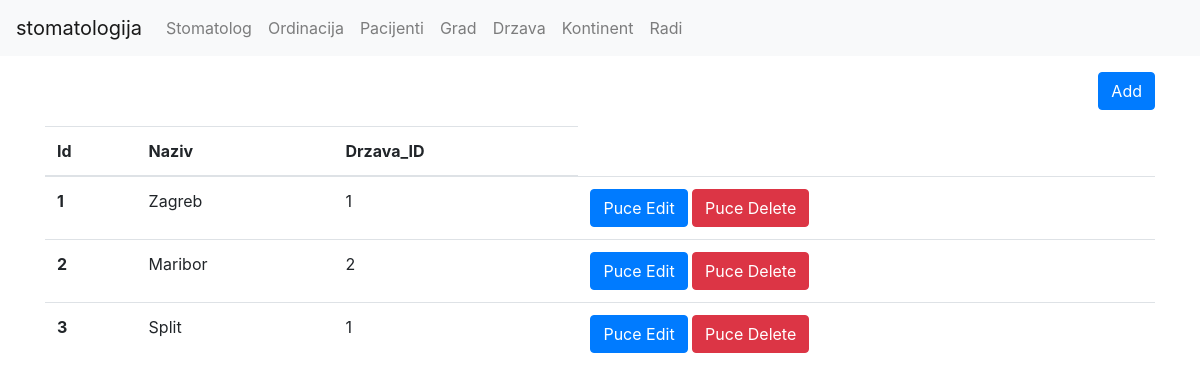
Page /grad/index.php (signed in) on the committed database.
### tables this page shows
CREATE TABLE `drzava` (
  `id` int(11) NOT NULL,
  `country_name` varchar(50) NOT NULL,
  `continent_id` int(11) NOT NULL
);

CREATE TABLE `grad` (
  `id` int(11) NOT NULL,
  `city_name` varchar(255) NOT NULL,
  `country_id` int(11) NOT NULL
);

### grad/index.php (the view, shortened to what this page needs)
<?php
require('../util/db.php');
require('../frontend/header.php');
require('../frontend/footer.php');
$stmt = $db->query('SELECT * FROM drzava INNER JOIN grad ON grad.country_id = drzava.id');
$rows = $stmt->fetchAll();
echo $header;
?>
<div class="container">
	<a href="/stomatologija/grad/form.php" class="btn btn-primary mt-3 mb-3 float-right">Add</a>
	<table class="table">
	  <thead>
		<tr>
		  <th scope="col">Id</th>
		  <th scope="col">Naziv</th>
      	<th scope="col">Drzava_ID</th>
		</tr>
	  </thead>
	  <tbody>
		<?php foreach($rows as $row) { ?>
		<tr>
		  <th scope="row"><?php echo $row['id']; ?></th>
		  <td><?php echo $row['city_name']; ?></td>
		  <td><?php echo $row['country_id']; ?></td>
		  <td>
		  <a class="btn btn-primary" href="/stomatologija/grad/form.php?id=<?php echo $row['id']; ?>">Puce Edit</a>
		  <a class="btn btn-danger" href="/stomatologija/grad/delete.php?id=<?php echo $row['id']; ?>">Puce Delete</a>
		  </td>
		</tr>
		<?php } ?>
	  </tbody>
	</table>
</div>
<?php
echo $footer;
?>

### rows in the picture
drzava: grad.id "1", grad.city_name "Zagreb", grad.country_id "1", grad.id "3", grad.city_name "Split"
drzava: grad.id "2", grad.city_name "Maribor", grad.country_id "2"
